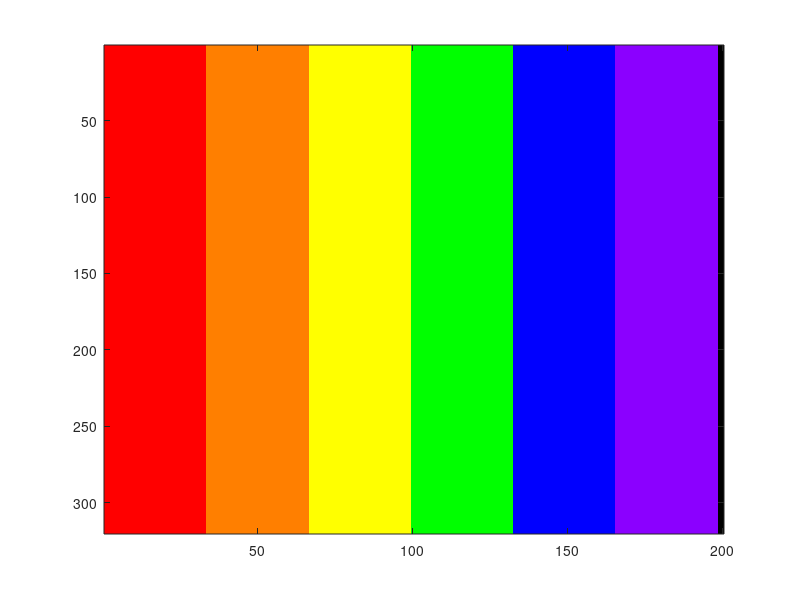

Source code (MATLAB):
img = zeros(320, 200, 3);

width = int32(200 / 6);

colors = [1,         0, 0;
          1, 127 / 255, 0; 
          1,         1, 0;
          0,         1, 0; 
          0,         0, 1; 
          139 / 255, 0, 1];

for i = 1:6
  img(:, ((i-1) * width + 1):(i * width), 1) = colors(i, 1);
  img(:, ((i-1) * width + 1):(i * width), 2) = colors(i, 2);
  img(:, ((i-1) * width + 1):(i * width), 3) = colors(i, 3);
endfor

imagesc(img);